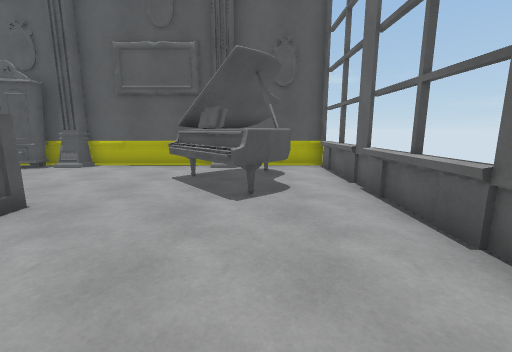
view 1 (above)

14 first-person views from a walk through a 3-D level made in the Unity game engine. The camera is 1.4 m above the floor, tilts 10° down and sees 90° across. The floor is counted in squares, 1 m on a side. Each view is taken from the middle of a square. On the plan, view 1 faces up. The plan holds only what a view shows up to about 13 squares ahead; the rest is blank. The place goes on beyond the plan. Surface patterns are stand-ins for the level's own textures.

view 2
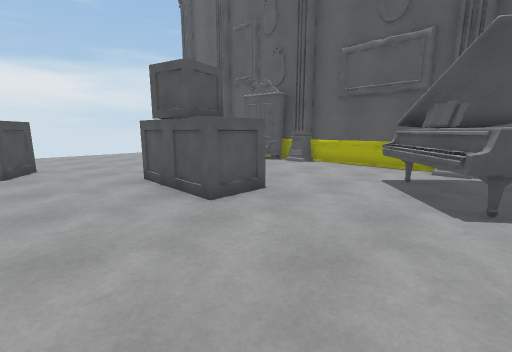

view 3
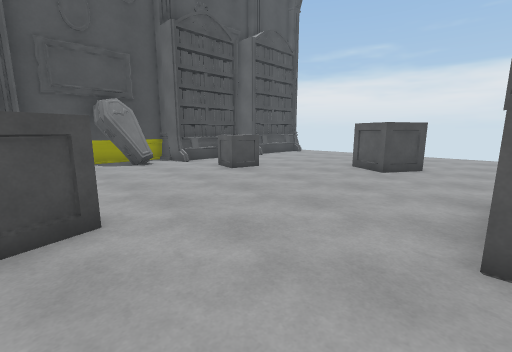

view 4
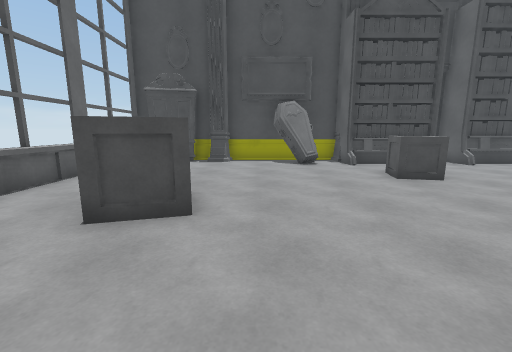

view 5
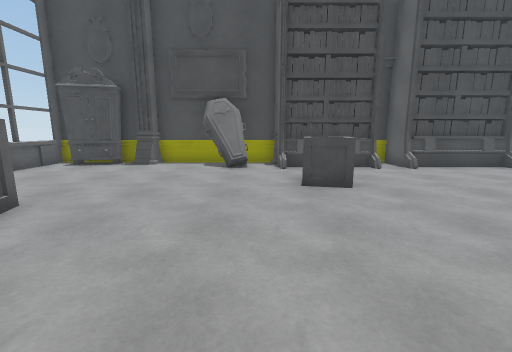

view 6
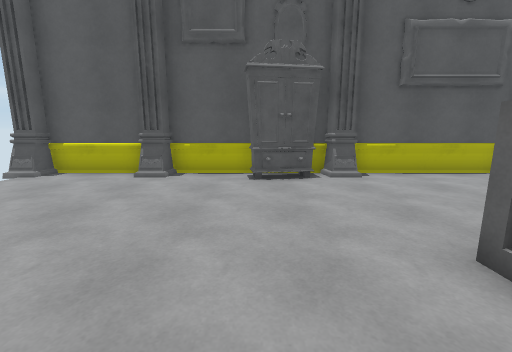

view 7
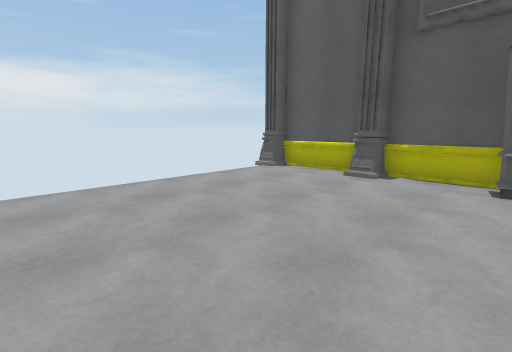

view 8
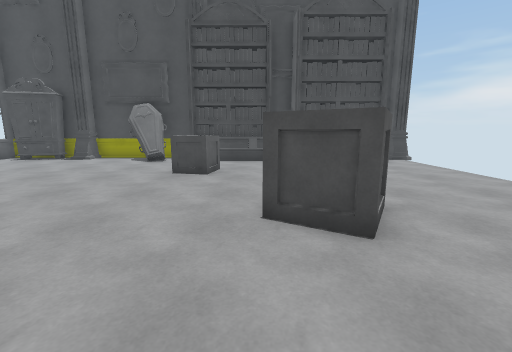

view 9
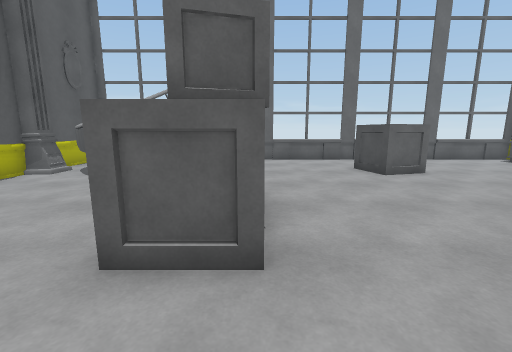

view 10
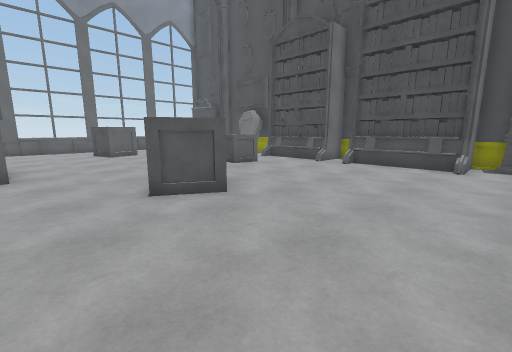

view 11
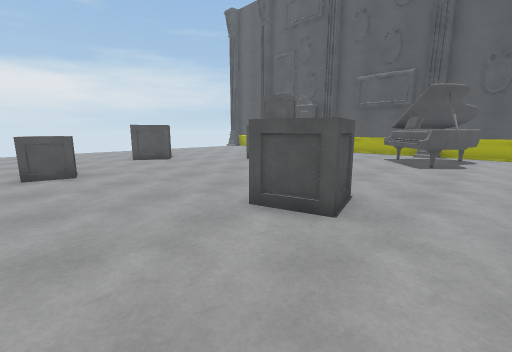

view 12
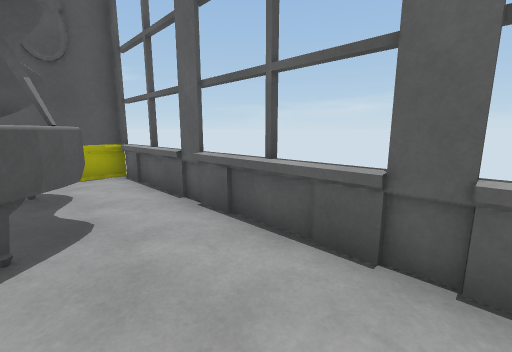

view 13
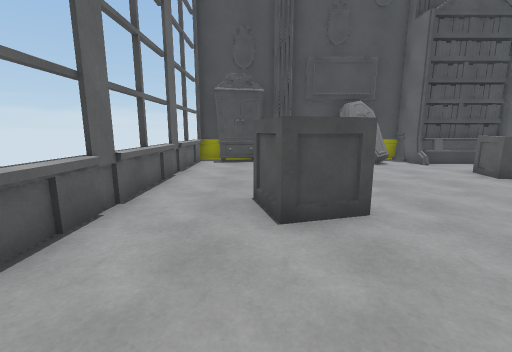

view 14
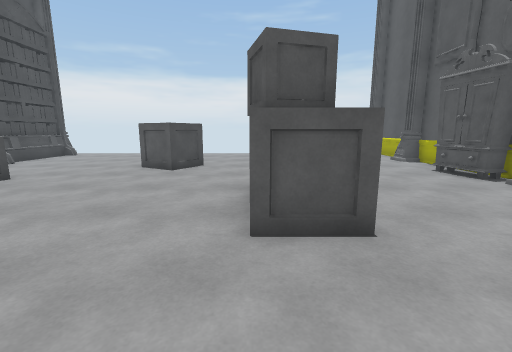

### Floor plan
Points are (right, up) in squares from view 1. A wall is a line through its corners. A room is listed if a view was taken in it or the views show most of it. See-through windows are left out.
Room 1 (views 1, 2, 3, 4, 5, 6, 7, 8, 9, 10, 11, 12, 13, 14)
walls: (-7.6, 9.9) (-7.7, 10.5) (-12.9, 10.5) (-13.1, 9.9); (-6.9, -8) (-6.9, -9.3); (-6.7, 10.1) (-7.6, 10.1); (-9.4, -8.2) (-9, -8.4) (-8.3, -8.1) (-8, -8.3) (-7.6, -8.1) (-7.2, -8.3); (-10, -8.2) (-9.4, -8.4); (-10.8, -8) (-7.1, -8) (-6.8, -9.5) (-1.7, -9.5) (-1.6, -8.9); (-9.9, -8.4) (-9, -8.1) (-8, -8.5); (-10.4, -8.3) (-10.1, -8.2); (-1.5, 9.9) (-1.7, 10.5) (-6.8, 10.5) (-6.9, 9.9); (-12.5, -8.2) (-12, -8.4); (-12.7, 10.1) (-13.6, 10.1); (-12.8, 10.5) (-12.9, 9.9); (-1.8, -9.1) (-0.9, -9.1); (-13.5, -8.4) (-13, -8.2) (-12.6, -8.4); (-13.8, 10.5) (-16.8, 10.5) (-16.9, 9.9); (-0.9, -9.5) (0.1, -9.5); (-14.9, -8.4) (-14.4, -8.2); (-15.4, -8.1) (-14.5, -8.4) (-13.7, -8.1) (-13, -8.4) (-12.2, -8.1); (-15.7, -8.1) (-15.2, -8.3); (-16, -8) (-11.8, -8); (-15.7, -8.4) (-14.9, -8.1); (-16.7, 10.1) (-17.7, 10.1); (2.7, -9.5) (2.7, 10.5) (-0.8, 10.5); (-16.8, -9.5) (-16, -9.5) (-16, -7.5); (-17.6, -9.1) (-16.8, -9.1)
low walls: (-6.9, 9.9) (-7.6, 9.9); (-13.1, 9.9) (-13.6, 9.9); (-1.6, -8.9) (-0.9, -8.9); (-16.9, 9.9) (-17.6, 9.9); (-17.6, -8.9) (-16.9, -8.9)
objects: box (-12, -1) to (-10, 1); other object (-10, 9) to (-9, 10); box (-9, -6) to (-7, -4); box (-7, 3) to (-6, 4); coffin (-6, -9) to (-4, -8); box (-5, 3) to (-4, 4); box (-2, -3) to (0, -1); other object (-2, 5) to (1, 9); other object (0, -9)

Where each view was taken, in squares from view 1:
view 1: 0 up, 0 right, facing up
view 2: 0 up, 0 right, facing up-left
view 3: 3 up, 1 left, facing down-left
view 4: 3 up, 3 left, facing down
view 5: 2 up, 6 left, facing down
view 6: 2 up, 10 left, facing up
view 7: 2 up, 10 left, facing up-left
view 8: 4 up, 10 left, facing down
view 9: 3 up, 10 left, facing right
view 10: 3 up, 17 left, facing down-right
view 11: 6 down, 2 right, facing up-left
view 12: 2 up, 0 right, facing up-right
view 13: 3 up, 0 right, facing down
view 14: 3 up, 1 left, facing left
